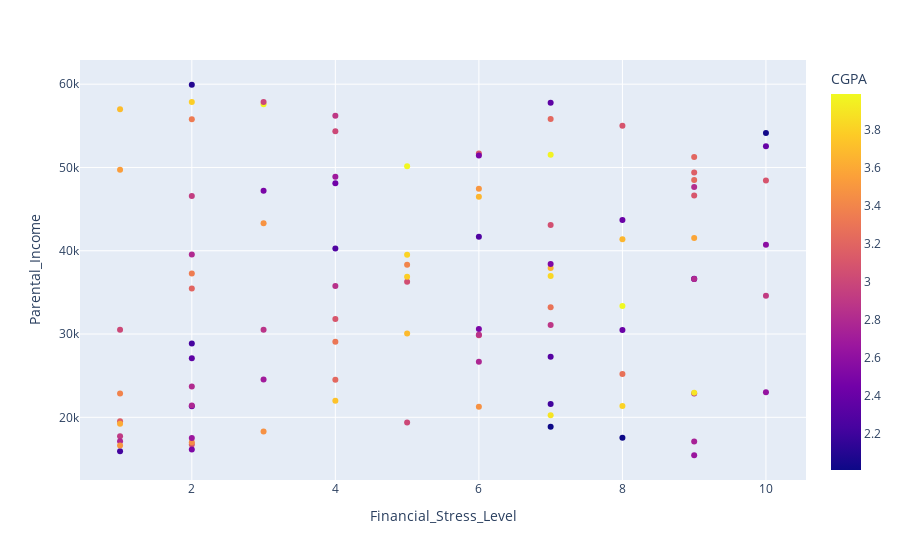

Notebook code cell kept with this figure:
### Code cell
variables=['Financial_Stress_Level','Parental_Income','CGPA']
DF_model2=DF[variables]
fig=px.scatter(DF_model2,x='Financial_Stress_Level',y='Parental_Income',color='CGPA')
fig.show()

### Figure 1 — Plotly figure (JSON) as saved in the notebook; plotly's stock layout.template omitted (floating-point values rounded to 4 significant figures)
{"data": [{"hovertemplate": "Financial_Stress_Level=%{x}<br>Parental_Income=%{y}<br>CGPA=%{marker.color}<extra></extra>", "legendgroup": "", "marker": {"color": [2.8, 2.35, 3.23, 3.35, 3.96, 3.01, 2.1, 2.93, 3.79, 3.48, 2.28, 3.16, 2.39, 3.1, 3.97, 3.11, 2.01, 2.49, 2.41, 3.13, 2.68, 2.03, 3.89, 2.87, 2.25, 3.61, 2.35, 3.44, 2.41, 3.06, 2.01, 3.31, 3.47, 3.09, 3.16, 3.98, 3.67, 3.7, 2.79, 2.35, 3.5, 2.31, 3.67, 3.4, 3.21, 2.74, 3.01, 3.99, 2.91, 3.81, 3.69, 3.34, 2.49, 2.9, 3.22, 2.22, 2.23, 3.65, 2.52, 3.58, 3.81, 2.89, 3.2, 3.22, 2.78, 3.89, 3.39, 3.1, 3.07, 2.21, 2.5, 2.79, 2.52, 2.7, 3.05, 3, 3.73, 2.67, 3.47, 2.86, 2.85, 3.79, 3.54, 3.83, 2.51, 2.28, 2.92, 3.09, 3.01, 2.58, 2.78, 2.63, 2.81, 2.81, 3.29, 2.66, 2.44, 3.28, 2.82, 3.49], "coloraxis": "coloraxis", "symbol": "circle"}, "mode": "markers", "name": "", "orientation": "v", "showlegend": false, "type": "scatter", "x": [2, 2, 9, 2, 7, 5, 2, 2, 2, 3, 6, 1, 10, 9, 3, 6, 7, 6, 8, 2, 4, 10, 7, 3, 9, 1, 2, 2, 8, 7, 8, 4, 6, 8, 9, 5, 6, 1, 9, 7, 6, 7, 8, 5, 9, 9, 1, 8, 1, 8, 5, 2, 3, 4, 7, 1, 2, 7, 9, 9, 5, 7, 2, 4, 2, 9, 1, 4, 6, 7, 6, 1, 7, 3, 5, 3, 4, 2, 3, 6, 4, 5, 1, 7, 2, 4, 10, 10, 4, 10, 6, 10, 9, 2, 7, 9, 4, 8, 9, 1], "xaxis": "x", "y": [39540, 21331, 48483, 37263, 51514, 19378, 59932, 46573, 57871, 43299, 41688, 19532, 52560, 46638, 57603, 51682, 18867, 51439, 30486, 16749, 48882, 54133, 20233, 30502, 36626, 19213, 27092, 17003, 43678, 43084, 17535, 29078, 21268, 55018, 49388, 50141, 46489, 57005, 22845, 57783, 47431, 27262, 41367, 38320, 51252, 17103, 30509, 33356, 17730, 21367, 30054, 55786, 47206, 56197, 55825, 15927, 28875, 37926, 36621, 41529, 39524, 31079, 35461, 24498, 21406, 22956, 22849, 31800, 29861, 21596, 30597, 17111, 38411, 24554, 36263, 57849, 21982, 17526, 18293, 29928, 35756, 36882, 49730, 36968, 16146, 40271, 34598, 48436, 54342, 40724, 26662, 22994, 36603, 23699, 33206, 15444, 48112, 25190, 47647, 16626], "yaxis": "y"}], "layout": {"autosize": true, "coloraxis": {"colorbar": {"title": {"text": "CGPA"}}, "colorscale": [[0, "#0d0887"], [0.1111, "#46039f"], [0.2222, "#7201a8"], [0.3333, "#9c179e"], [0.4444, "#bd3786"], [0.5556, "#d8576b"], [0.6667, "#ed7953"], [0.7778, "#fb9f3a"], [0.8889, "#fdca26"], [1, "#f0f921"]]}, "legend": {"tracegroupgap": 0}, "margin": {"t": 60}, "xaxis": {"anchor": "y", "autorange": true, "domain": [0, 1], "range": [0.4271, 10.57], "title": {"text": "Financial_Stress_Level"}, "type": "linear"}, "yaxis": {"anchor": "x", "autorange": true, "domain": [0, 1], "range": [12000.0, 63380.0], "title": {"text": "Parental_Income"}, "type": "linear"}}}
